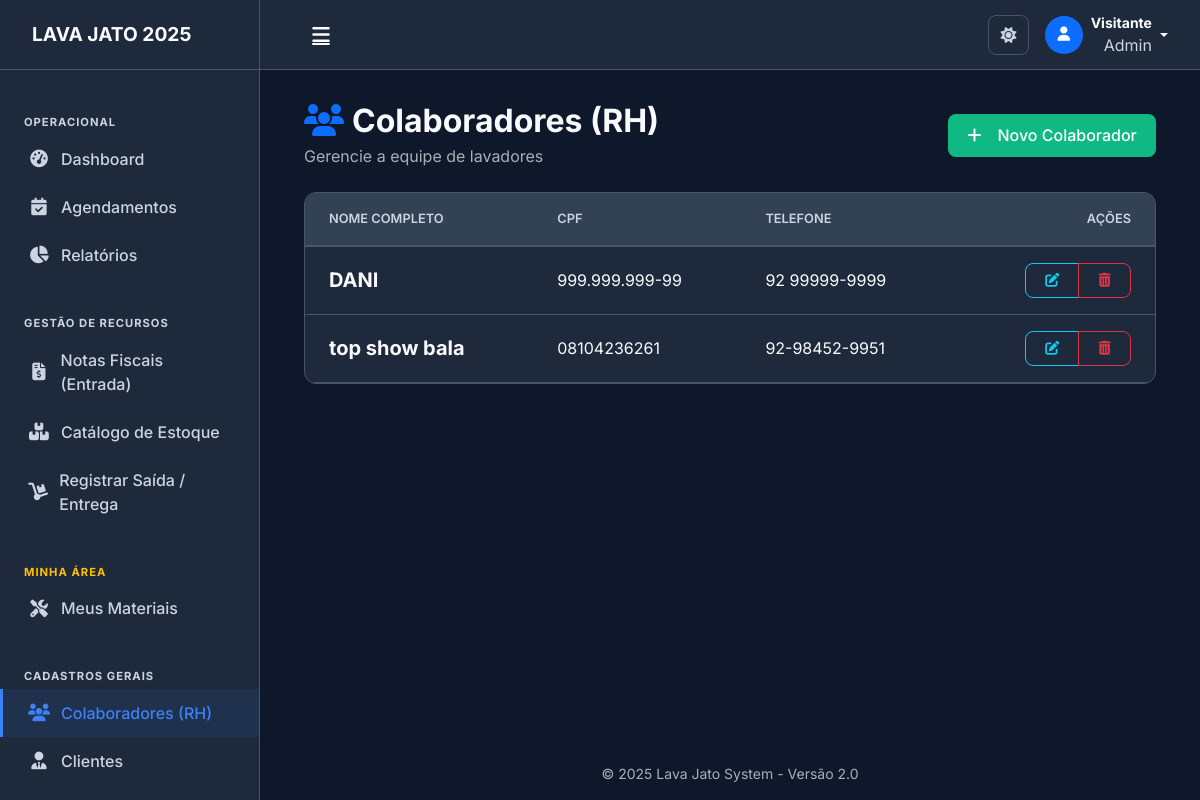
Before: /lavadores/ with the older database file.
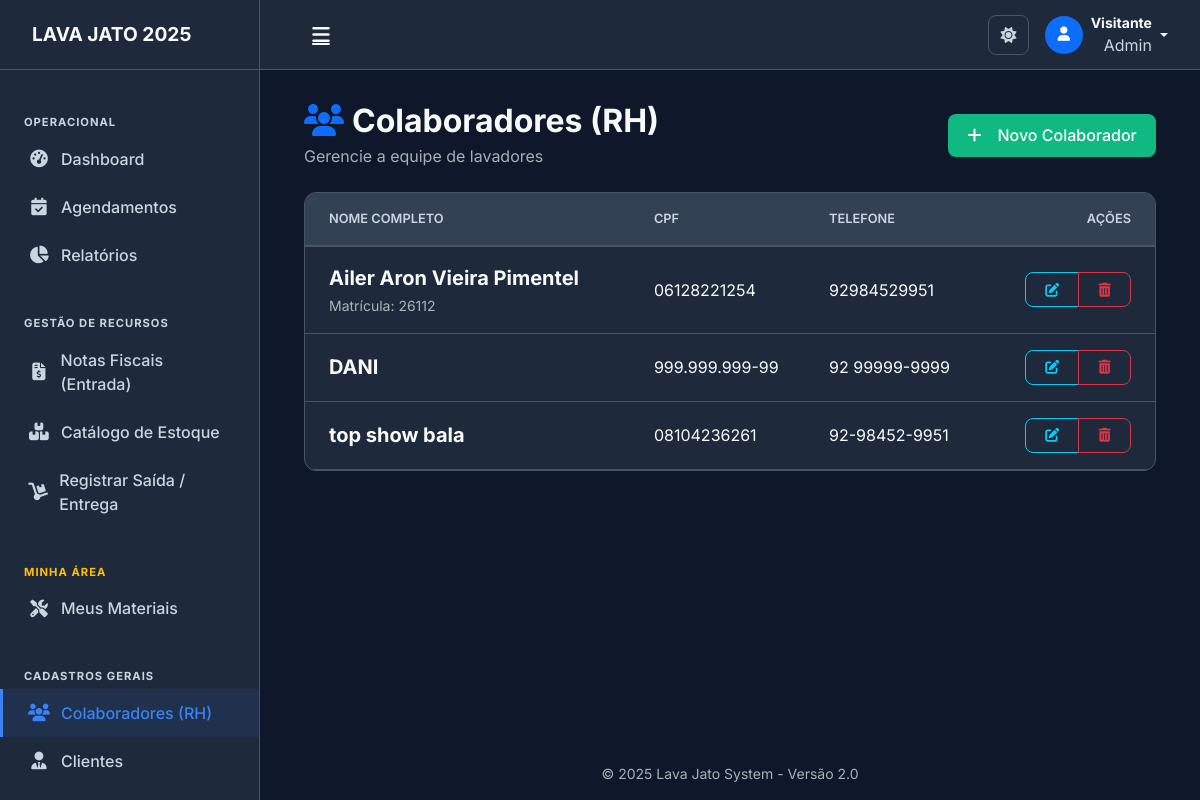
After: the same page with the newer database file.
### clientes/models.py (models this page shows, shortened)
class Lavador(models.Model):
    nome = models.CharField('Nome Completo', max_length=200)
    usuario = models.OneToOneField(
        User,
        on_delete=models.SET_NULL,
        null=True,
        blank=True,
        related_name='lavador_perfil',
        verbose_name="Usuário do Sistema"
    )
    cpf = models.CharField('CPF', max_length=14, unique=True)
    matricula = models.CharField('Matrícula', max_length=20, unique=True, blank=True, null=True)
    jornada_trabalho = models.CharField('Jornada de Trabalho', max_length=100, blank=True)
    escala_trabalho = models.CharField('Escala', max_length=50, blank=True)
    telefone = models.CharField('Telefone', max_length=20, blank=True)
    data_admissao = models.DateField('Data de Admissão')
    salario = models.DecimalField('Salário', max_digits=10, decimal_places=2, null=True, blank=True)
    observacoes = models.TextField('Observações', blank=True)
    ativo = models.BooleanField('Ativo', default=True)
    class Meta:
        verbose_name = 'Colaborador'
        verbose_name_plural = 'Colaboradores (RH)'
        ordering = ['nome']

### clientes/views.py (the view)
# urls.py: path("lavadores/", views.lavador_list, name="lavador_list"),
def lavador_list(request):
    lavadores = Lavador.objects.all()
    return render(request, 'clientes/lavador_list.html', {'lavadores': lavadores})

### templates/clientes/lavador_list.html (shortened to what this page needs)
{% extends 'base/base.html' %}
{% load static %}
{% block extra_css %}
    <link rel="stylesheet" href="{% static 'css/base.css' %}">
    <link rel="stylesheet" href="{% static 'css/components.css' %}">
{% endblock %}
{% block content %}
<div class="container-fluid fade-in">
    <div class="d-flex justify-content-between align-items-center mb-4">
        <div>
            <h2 class="mb-1 fw-bold" style="color: var(--text-light);">
                <i class="fas fa-users me-2 text-primary"></i>Colaboradores (RH)
            </h2>
            <p class="text-muted mb-0">Gerencie a equipe de lavadores</p>
        </div>
        <a href="{% url 'lavador_create' %}" class="btn btn-success-custom">
            <i class="fas fa-plus me-2"></i>Novo Colaborador
        </a>
    </div>
    <div class="card-custom">
        <div class="card-body p-0">
            <div class="table-responsive">
                <table class="table table-hover align-middle mb-0">
                    <thead style="background-color: var(--card-header-bg); border-bottom: 1px solid var(--border-color);">
                        <tr>
                            <th class="ps-4">Nome Completo</th>
                            <th>CPF</th>
                            <th>Telefone</th>
                            <th class="text-end pe-4">Ações</th>
                        </tr>
                    </thead>
                    <tbody>
                        {% for lavador in lavadores %}
                        <tr>
                            <td class="ps-4">
                                <div class="fw-bold fs-5">{{ lavador.nome }}</div>
                                {% if lavador.matricula %}
                                    <small class="text-muted">Matrícula: {{ lavador.matricula }}</small>
                                {% endif %}
                            </td>
                            <td>{{ lavador.cpf }}</td>
                            <td>{{ lavador.telefone|default:"-" }}</td>
                            <td class="text-end pe-4">
                                <div class="btn-group">
                                    <a href="{% url 'lavador_update' lavador.pk %}" class="btn btn-sm btn-outline-info" title="Editar">
                                        <i class="fas fa-edit"></i>
                                    </a>
                                    <a href="{% url 'lavador_delete' lavador.pk %}" class="btn btn-sm btn-outline-danger" title="Excluir">
                                        <i class="fas fa-trash-alt"></i>
                                    </a>
                                </div>
                            </td>
                        </tr>
                        {% endfor %}
                    </tbody>
                </table>
            </div>
        </div>
    </div>
</div>
{% endblock %}

Changed rows visible on the page:
added Lavador: nome "Ailer Aron Vieira Pimentel", matricula "26112", cpf "06128221254", telefone "92984529951"
